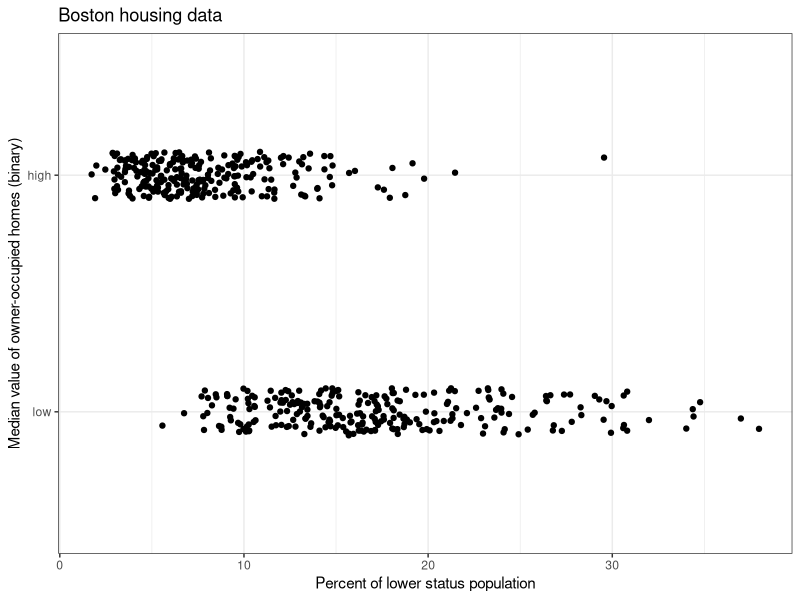
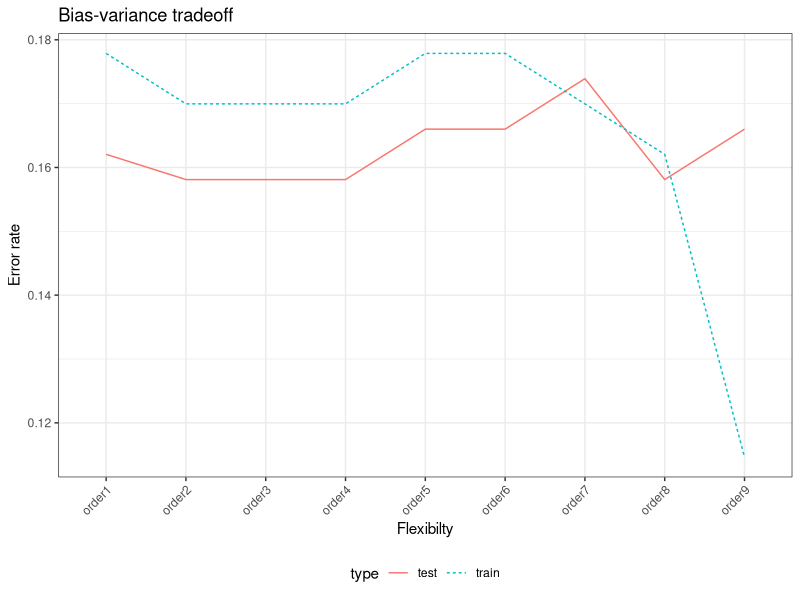
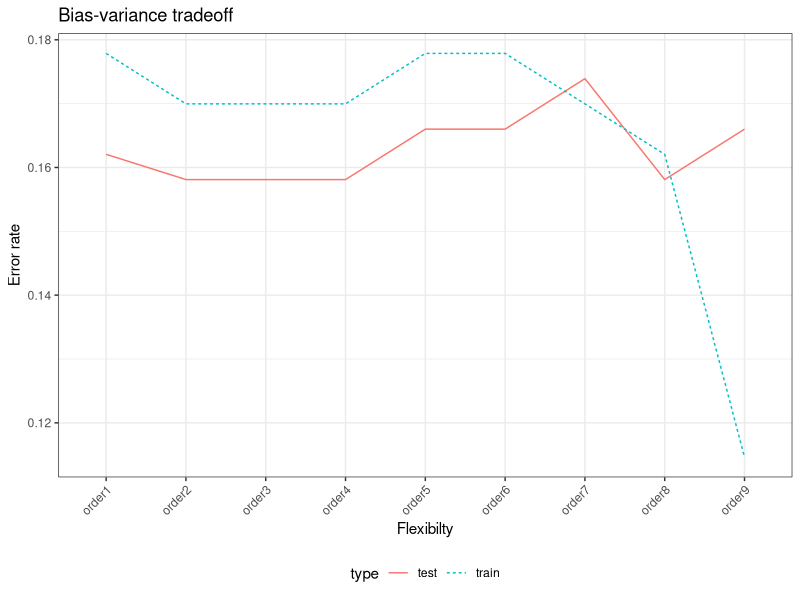

The R source for these figures, in order:
# author: Jarad Niemi
# date:   2026-09-04
# purpose: example of bias variance trade-off in classification
# ------------------------------------------------------------------------------
library("tidyverse"); theme_set(theme_bw())
# library("MASS") # not needed since we are using MASS::Boston and avoids conflict with select

# Create a binary response variable based on the median value of owner-occupied homes in $1000s
Boston <- MASS::Boston |>
  mutate(
    medv_class = ifelse(medv > median(medv), "high", "low"),
    medv_class = factor(medv_class, levels = c("low", "high"))
  ) |>
  select(-medv) |>
  select(medv_class, lstat, everything()) # reorder columns to put response variable first

# Exploratory data analysis:
g <- ggplot(Boston, aes(x = lstat, y = medv_class)) +
  geom_jitter(height = 0.1) +
  labs(
    x     = "Percent of lower status population",
    y     = "Median value of owner-occupied homes (binary)",
    title = "Boston housing data"
  )

g


set.seed(20260902) # for reproducible results
n <- dim(Boston)[1]
train_index  <- sample.int(n, size = n / 2, replace = FALSE)
train_boston <- Boston[ train_index, ]
test_boston  <- Boston[-train_index, ]


# Fit models and calculate train and test MSE
train_predict <- test_predict <- list()
for (i in 1:9) {
    # Fit a logistic regression model with additional explanatory variables
    m <- glm(medv_class == "high" ~ ., data = train_boston[, 1:(1+i)], family = binomial)
  
    # Predictions are probabilities of "high"
    train_predict[[i]] <- predict(m, newdata = train_boston, type = "response")
    test_predict[[ i]] <- predict(m, newdata =  test_boston, type = "response")
  
    # Use Bayes rule to provide class predictions
    train_predict[[i]] <- ifelse(train_predict[[i]] > 0.5, "high", "low")
    test_predict[[ i]] <- ifelse(test_predict[[ i]] > 0.5, "high", "low")
}


# Train Error Rate
error_train <- train_boston |> 
  dplyr::select(medv_class) |>
  mutate(
    order1 = train_predict[[1]],
    order2 = train_predict[[2]],
    order3 = train_predict[[3]],
    order4 = train_predict[[4]],
    order5 = train_predict[[5]],
    order6 = train_predict[[6]],
    order7 = train_predict[[7]],
    order8 = train_predict[[8]],
    order9 = train_predict[[9]],
  ) |>
  pivot_longer(
    cols      = starts_with("order"),
    names_to  = "model",
    values_to = "prediction"
  ) |>
  group_by(model) |>
  summarize(
    error_rate = mean(medv_class != prediction)    
  )


# Test MSE
error_test <- test_boston |> 
  dplyr::select(medv_class) |>
  mutate(
    order1 = test_predict[[1]],
    order2 = test_predict[[2]],
    order3 = test_predict[[3]],
    order4 = test_predict[[4]],
    order5 = test_predict[[5]],
    order6 = test_predict[[6]],
    order7 = test_predict[[7]],
    order8 = test_predict[[8]],
    order9 = test_predict[[9]]
  ) |>
  pivot_longer(
    cols      = starts_with("order"),
    names_to  = "model",
    values_to = "prediction"
  ) |>
  group_by(model) |>
  summarize(
    error_rate = mean(medv_class != prediction)        
  )


# Plot train and test MSE
error_rate <- bind_rows(
    error_train |> mutate(type = "train"),
    error_test  |> mutate(type = "test" )
)

g_bv <- ggplot(error_rate, aes(x = model, y = error_rate, 
                color = type, linetype = type, group = type)) +
    geom_line() + 
    theme(
      axis.text.x = element_text(angle = 45, hjust = 1),
      legend.position = "bottom") +
    labs(
        x     = "Flexibilty", 
        y     = "Error rate",    
        title = "Bias-variance tradeoff")

g_bv


ggsave(g_bv, filename = "02-3-classification-bias-variance-tradeoff.jpg", 
       width = 6, height = 4, dpi = 300)
